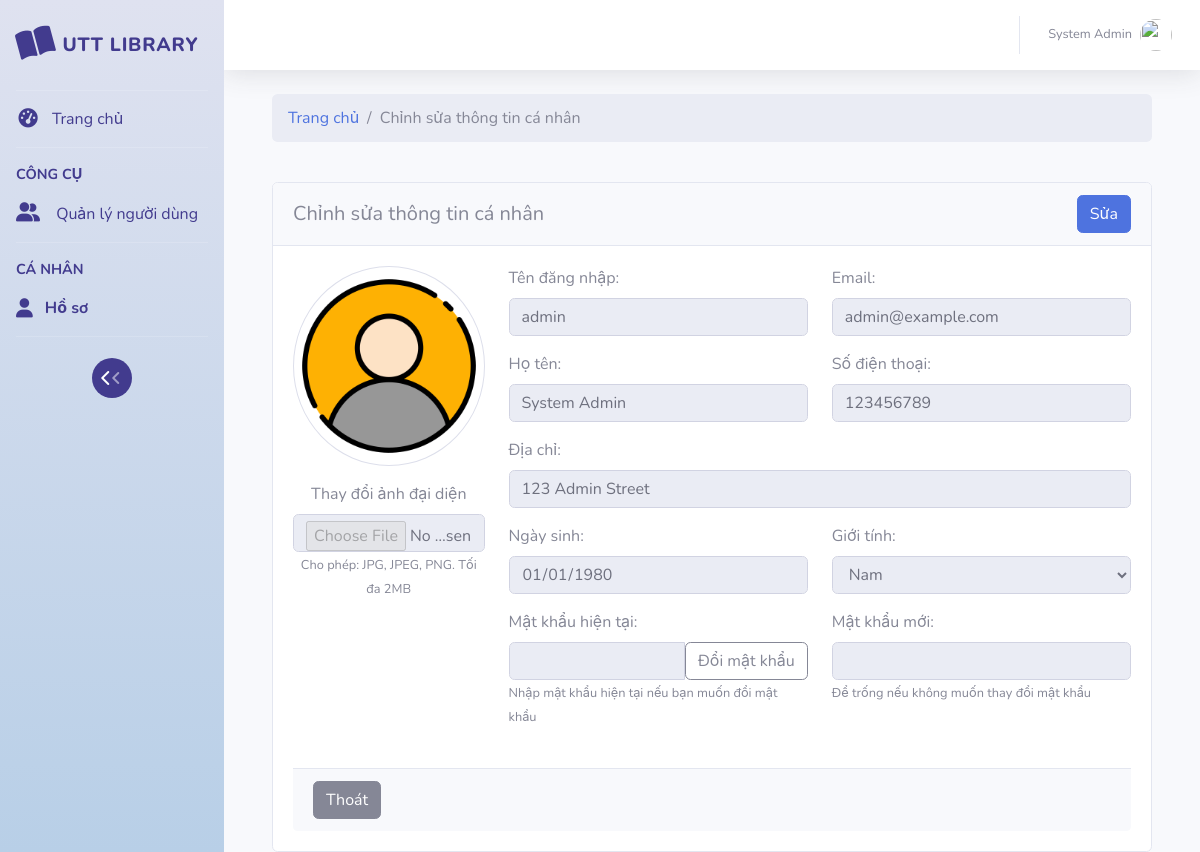
The app's page /index.php?model=auth&action=edit (signed in) with its own data.
### tables this page shows
CREATE TABLE IF NOT EXISTS user (
    user_id INT PRIMARY KEY AUTO_INCREMENT,
    role_id INT,
    username VARCHAR(50) UNIQUE NOT NULL,
    password VARCHAR(255) NOT NULL,
    email VARCHAR(100) UNIQUE NOT NULL,
    full_name VARCHAR(100) NOT NULL,
    date_of_birth DATE,
    gender ENUM('male', 'female', 'other'),
    phone VARCHAR(20) UNIQUE,
    address TEXT,
    member_type VARCHAR(50),
    expiry_date DATE,
    max_books INT DEFAULT 5,
    status ENUM('active', 'inactive') DEFAULT 'active',
    note TEXT,
    avatar_url VARCHAR(255), 
    created_at TIMESTAMP DEFAULT CURRENT_TIMESTAMP,
    updated_at TIMESTAMP DEFAULT CURRENT_TIMESTAMP ON UPDATE CURRENT_TIMESTAMP,
    FOREIGN KEY (role_id) REFERENCES role(role_id)
);

### controllers/AuthController.php (called while the page is built, shortened)
<?php
include_once 'models/User.php';
class AuthController extends Controller {
    public function edit($user_id) {
        $this->authModel = new User();
        $userData = $this->authModel->readById($_SESSION['user_id']);
        $user = $userData;
        include('views/layouts/base.php');
    }
}
?>

### models/Model.php (called while the page is built, shortened)
<?php
abstract class Model
{
    public function __construct()
    {
        $this->conn = Database::getInstance()->getConnection();
    }
}

### config/database.php (called while the page is built)
<?php
class Database {
    private static $instance = null;
    private $host = "localhost";
    private $db_name = "library_management_system";
    private $username = "root";
    private $password = "";
    public $conn;
    private function __construct()
    {
        try {
            $this->conn = new PDO("mysql:host={$this->host};dbname={$this->db_name};charset=utf8", $this->username, $this->password);
            $this->conn->setAttribute(PDO::ATTR_ERRMODE, PDO::ERRMODE_EXCEPTION);
        } catch (PDOException $e) {
            die("Lỗi kết nối cơ sở dữ liệu: " . $e->getMessage());
        }
    }
    public static function getInstance()
    {
        if (self::$instance === null) {
            self::$instance = new Database();
        }
        return self::$instance;
    }
    public function getConnection()
    {
        return $this->conn;
    }
}
?>

### models/User.php (called while the page is built, shortened)
<?php
include_once 'Model.php';
class User extends Model
{
    protected $table_name = 'user';
    public function readById($id) {
        $query = "SELECT u.*, r.name as role_name, r.description as role_description
                 FROM {$this->table_name} u
                 LEFT JOIN role r ON u.role_id = r.role_id
                 WHERE u.user_id = :id";
        $stmt = $this->conn->prepare($query);
        $stmt->bindParam(':id', $id);
        $stmt->execute();
        return $stmt->fetch(PDO::FETCH_ASSOC);
    }
}

### views/auth/edit.php (the view, shortened to what this page needs)
<div class="container-fluid">
    <div class="row mt-3">
        <div class="col">
            <nav aria-label="breadcrumb">
                <ol class="breadcrumb">
                    <li class="breadcrumb-item"><a href="index.php">Trang chủ</a></li>
                    <li class="breadcrumb-item active" aria-current="page">Chỉnh sửa thông tin cá nhân</li>
                </ol>
            </nav>
        </div>
    </div>
</div>
<div class="container">
    <div class="row justify-content-center mt-4">
        <div class="col-md-12">
            <div class="card">
                <div class="card-header">
                    <div class="d-flex justify-content-between align-items-center">
                        <h5 class="card-title mb-0">Chỉnh sửa thông tin cá nhân</h5>
                        <div>
                            <button id="edit-profile-btn" class="btn btn-primary me-2">
                                <i class="bi bi-pencil"></i> Sửa
                            </button>
                        </div>
                    </div>
                </div>
                <div class="card-body">
                    <form id="profile-form" action="index.php?model=auth&action=edit" method="POST" enctype="multipart/form-data">
                        <div class="row mb-4">
                            <div class="col-md-3">
                                <div class="text-center">
                                    <div class="avatar-wrapper mb-3">
                                        <img id="avatar-preview" class="rounded-circle img-thumbnail"
                                             src="<?php echo !empty($user['avatar_url']) ? 'uploads/avatars/' . $user['avatar_url'] : 'assets/images/default-avatar.png'; ?>"
                                             alt="Avatar" style="width: 200px; height: 200px; object-fit: cover;">
                                    </div>
                                    <div class="mb-3">
                                        <label for="avatar" class="form-label">Thay đổi ảnh đại diện</label>
                                        <input type="file" class="form-control" id="avatar" name="avatar" accept="image/*" disabled>
                                        <small class="text-muted">Cho phép: JPG, JPEG, PNG. Tối đa 2MB</small>
                                    </div>
                                </div>
                            </div>
                            <div class="col-md-9">
                                <div class="row mb-3">
                                    <div class="col-md-6">
                                        <label for="username" class="form-label">Tên đăng nhập:</label>
                                        <input type="text" class="form-control" value="<?php echo htmlspecialchars($user['username']); ?>" disabled>
                                    </div>
                                    <div class="col-md-6">
                                        <label for="email" class="form-label">Email:</label>
                                        <input type="email" name="email" id="email" class="form-control"
                                            value="<?php echo htmlspecialchars($user['email']); ?>" required disabled>
                                    </div>
                                </div>
                                <div class="row mb-3">
                                    <div class="col-md-6">
                                        <label for="full_name" class="form-label">Họ tên:</label>
                                        <input type="text" name="full_name" id="full_name" class="form-control"
                                            value="<?php echo htmlspecialchars($user['full_name']); ?>" required disabled>
                                    </div>
                                    <div class="col-md-6">
                                        <label for="phone" class="form-label">Số điện thoại:</label>
                                        <input type="tel" name="phone" id="phone" class="form-control"
                                            value="<?php echo htmlspecialchars($user['phone']); ?>" disabled>
                                    </div>
                                </div>
                                <div class="mb-3">
                                    <label for="address" class="form-label">Địa chỉ:</label>
                                    <input type="text" name="address" id="address" class="form-control"
                                        value="<?php echo htmlspecialchars($user['address']); ?>" disabled>
                                </div>
                                <div class="row mb-3">
                                    <div class="col-md-6">
                                        <label for="date_of_birth" class="form-label">Ngày sinh:</label>
                                        <input type="date" name="date_of_birth" id="date_of_birth" class="form-control"
                                            value="<?php echo htmlspecialchars($user['date_of_birth']); ?>" disabled>
                                    </div>
                                    <div class="col-md-6">
                                        <label for="gender" class="form-label">Giới tính:</label>
                                        <select name="gender" id="gender" class="form-control" disabled>
                                            <option value="male" <?php echo $user['gender'] === 'male' ? 'selected' : ''; ?>>Nam</option>
                                        </select>
                                    </div>
                                </div>
                                <div class="row mb-3">
                                    <div class="col-md-6">
                                        <label for="current_password" class="form-label">Mật khẩu hiện tại:</label>
                                        <div class="input-group">
                                            <input type="password" name="current_password" id="current_password" class="form-control" disabled>
                                            <button type="button" id="change-password-btn" class="btn btn-outline-secondary">
                                                <i class="bi bi-key"></i> Đổi mật khẩu
                                            </button>
                                        </div>
                                        <small class="text-muted">Nhập mật khẩu hiện tại nếu bạn muốn đổi mật khẩu</small>
                                    </div>
                                    <div class="col-md-6">
                                        <label for="new_password" class="form-label">Mật khẩu mới:</label>
                                        <input type="password" name="new_password" id="new_password" class="form-control" disabled>
                                        <small class="text-muted">Để trống nếu không muốn thay đổi mật khẩu</small>
                                    </div>
                                </div>
                            </div>
                        </div>
                        <div class="card-footer d-flex justify-content-between">
                            <a href="index.php" class="btn btn-secondary">Thoát</a>
                        </div>
                    </form>
                </div>
            </div>
        </div>
    </div>
</div>

### records on screen
user: username "admin", email "admin@example.com", full_name "System Admin", phone "123456789", address "123 Admin Street", date_of_birth "01/01/1980", gender "Nam"

### other values on screen
$_SESSION['full_name'] "System Admin"
